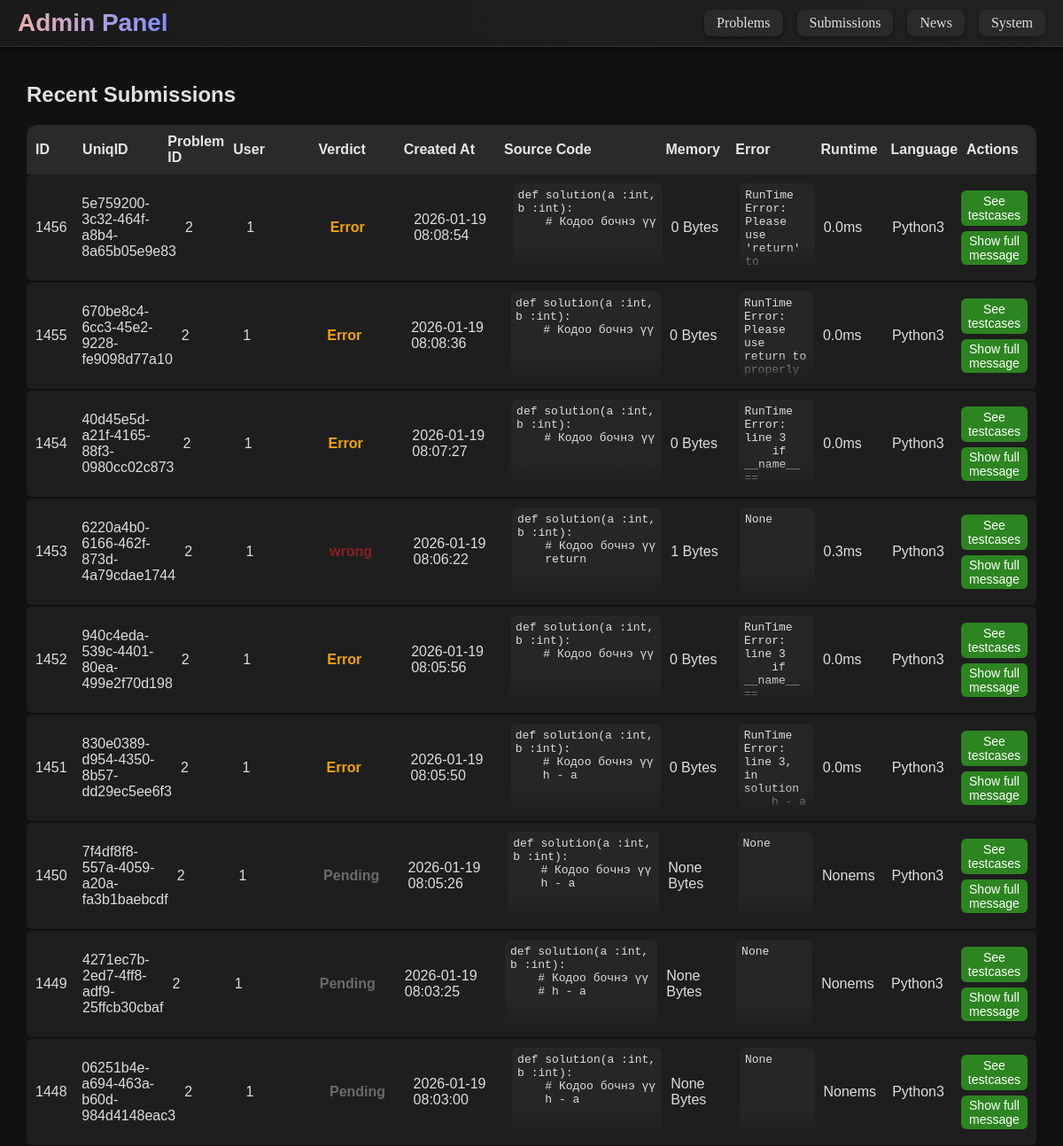
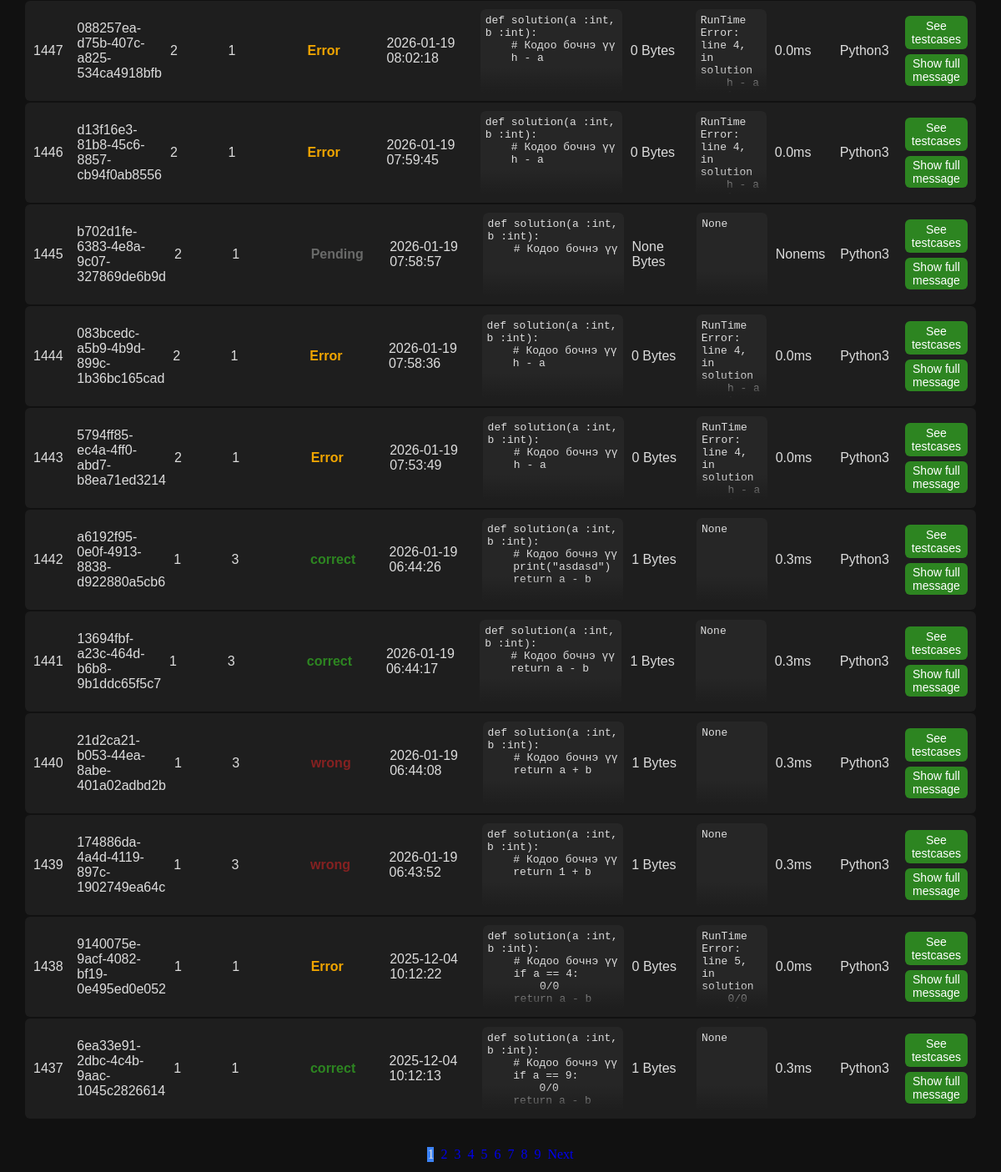
The page /admin/submissions (signed in) on the database its author committed (2 pictures, top to bottom).
### tables this page shows
CREATE TABLE submissions (subID INTEGER PRIMARY KEY AUTOINCREMENT, code TEXT NOT NULL, runtime FLOAT, memory INT, subTime TIMESTAMP DEFAULT CURRENT_TIMESTAMP, status VARCHAR(50) DEFAULT "Pending", problem_id INT NOT NULL REFERENCES problems(problem_id) ON DELETE CASCADE, language VARCHAR(50) DEFAULT "Python3", userID DEFAULT NULL, UniqID varchar(45), error TEXT default None);

### run.py (the view)
@app.route('/admin/submissions')
@admin_required
def adminSubmissions():
    try:
        page = int(request.args.get('page', 1))
    except (ValueError, TypeError):
        page = 1
    try:
        per_page = int(request.args.get('per_page', 20))
    except (ValueError, TypeError):
        per_page = 20
    conn = get_db_connection()
    count_row = conn.execute("SELECT COUNT(*) as cnt FROM submissions").fetchone()
    total = count_row["cnt"] if count_row else 0
    offset = (page - 1) * per_page
    submissions = conn.execute('SELECT * FROM submissions ORDER BY subTime DESC LIMIT ? OFFSET ?', (per_page, offset)).fetchall()
    conn.close()
    submissions = [dict(row) for row in submissions]
    return render_template('admin/adminSub.html', submissions=submissions, page=page, per_page=per_page, total=total)

### run.py (called while the page is built)
def make_user_object(row):
    if not row:
        return None
    user_obj = type("UserObj", (), {})()
    for key in row.keys():
        setattr(user_obj, key, row[key])
    user_obj.get_id = lambda: str(user_obj.id)
    user_obj.is_authenticated = property(lambda self: True)
    user_obj.is_active = property(lambda self: True)
    user_obj.is_anonymous = property(lambda self: False)
    return user_obj

def admin_required(f):
    @wraps(f)
    @login_required
    def decorated_function(*args, **kwargs):
        if not getattr(current_user, "is_admin", 0):
            flash("Admin access only!", "danger")
            return redirect(url_for("index"))
        return f(*args, **kwargs)
    return decorated_function

@app.before_request
def require_admin_for_admin_prefix():
    if request.path.startswith("/admin"):
        if not current_user.is_authenticated:
            return redirect(url_for("login", next=request.path))
        if not getattr(current_user, "is_admin", 0):
            flash("Admin access only!", "danger")
            return redirect(url_for("index"))

def get_db_connection():
    conn = sqlite3.connect(DB_PATH)
    conn.row_factory = sqlite3.Row
    return conn

@login_manager.user_loader
def load_user(user_id):
    conn = get_db_connection()
    row = conn.execute("SELECT * FROM users WHERE id=?", (user_id,)).fetchone()
    conn.close()
    return make_user_object(row)

### templates/admin/adminSub.html (shortened to what this page needs)
{% extends "admin/admin.html" %}
{% block content %}
<div id="submission-container">
    <h2>Recent Submissions</h2>
    <div id="submission-header">
        <div class="sub-ID">ID</div>
        <div class="sub-uniq">UniqID</div>
        <div class="sub-prob">Problem ID</div>
        <div class="sub-user">User</div>
        <div class="sub-verdict">Verdict</div>
        <div class="sub-time">Created At</div>
        <div class="sub-code">Source Code</div>
        <div class="sub-memory">Memory</div>
        <div class="sub-error">Error</div>
        <div class="sub-runtime">Runtime</div>
        <div class="sub-lang">Language</div>
        <div class="sub-tc">Actions</div>
    </div>
    {% for s in submissions %}
    <div class="submission-row" id="row-{{ s.subID }}">
        <div class="sub-ID">{{ s.subID }}</div>
        <div class="sub-uniq">{{ s.UniqID }}</div>
        <div class="sub-prob">{{ s.problem_id }}</div>
        <div class="sub-user">{{ s.userID }}</div>
        <div class="sub-verdict verdict-{{ s.status|lower|replace(' ', '-') }}">{{ s.status }}</div>
        <div class="sub-time">{{ s.subTime }}</div>
        <div class="sub-code">
            <pre>{{ s.code }}</pre>
        </div>
        <div class="sub-memory">{{ s.memory }} Bytes</div>
        <div class="sub-error">
            <pre>{{ s.error }}</pre>
        </div>
        <div class="sub-runtime">{{ s.runtime }}ms</div>
        <div class="sub-lang">{{ s.language }}</div>
        <div>
            <div class="sub-tc"><a href="{{ url_for('admin_SubTC', subId=s.UniqID) }}">See testcases</a></div>
            {% if s.error|length > 10 or s.code|length > 50 %}
            <button class="expand-btn" onclick="toggleDropdown('{{ s.subID }}', this)">Show full message</button>
            {% else %}
            <button class="dis-expand-btn">Show full message</button>
            {% endif %}
        </div>
    </div>
    {% endfor %}
</div>
<div id="sub-pagination">
    {% if total %}
    {% set total_pages = (total // per_page) + (1 if total % per_page else 0) %}
    <div style="display:flex; justify-content:center; gap:8px; padding:12px; flex-wrap:wrap;">
        {% for p in range(1, total_pages+1) %}
        {% if p == page %}
        <span class="add-btn" style="background:#3b82f6;">{{ p }}</span>
        {% else %}
        <a class="add-btn" href="{{ url_for('adminSubmissions') }}?page={{ p }}&per_page={{ per_page }}">{{ p }}</a>
        {% endif %}
        {% endfor %}
        {% if page < total_pages %} <a class="add-btn"
            href="{{ url_for('adminSubmissions') }}?page={{ page+1 }}&per_page={{ per_page }}">Next</a>
            {% endif %}
    </div>
    {% endif %}
</div>
{% endblock %}

### static/style.css (style rules this page uses)
html { scrollbar-color: #6f7dff #0f0f0f; scrollbar-width: thin; }

### templates/admin/adminSub.html (style rules this page uses)
#submission-container { max-width: 95%; margin: 20px auto; font-family: 'Lucida Sans', sans-serif; overflow-x: auto; }
#submission-header { display: grid; grid-template-columns: 0.5fr 1fr 0.7fr 1fr 1fr 1.2fr 2fr 0.8fr 1fr 0.8fr 0.8fr 0.8fr; align-items: center; padding: 10px; gap: 10px; background-color: #2a2a2a; color: #e6e6e6; font-weight: bold; border-radius: 12px 12px 0 0; }
.submission-row { display: grid; grid-template-columns: 0.5fr 1fr 0.7fr 1fr 1fr 1.2fr 2fr 0.8fr 1fr 0.8fr 0.8fr 0.8fr; gap: 10px; background-color: #1e1e1e; color: #ddd; margin-bottom: 2px; border-radius: 6px; padding: 10px; transition: all 0.3s ease; align-items: center; }
.submission-row .sub-code, .submission-row .sub-error { position: relative; max-height: 100px; overflow: hidden; border-radius: 6px; }
.submission-row .sub-code pre, .submission-row .sub-error pre { margin: 0; font-size: 13px; background-color: #262626; padding: 6px; border-radius: 6px; overflow-x: auto; white-space: pre-wrap; word-break: break-word; height: 99999px; }
.submission-row .sub-code::after, .submission-row .sub-error::after { content: ''; position: absolute; bottom: 0; left: 0; width: 100%; height: 30px; background: linear-gradient(to bottom, rgba(30, 30, 30, 0) 0%, rgba(30, 30, 30, 1) 100%); pointer-events: none; }
.verdict-correct { color: #2d8521; font-weight: bold; }
.verdict-wrong { color: #852121; font-weight: bold; }
.verdict-error { color: #f0a500; font-weight: bold; }
.verdict-pending { color: #696a69; font-weight: bold; }
.sub-tc a { background-color: #2d8521; color: #fff; padding: 4px 8px; border-radius: 6px; text-decoration: none; font-size: 14px; display: inline-block; text-align: center; }
.expand-btn { background-color: #2d8521; color: #fff; border: none; border-radius: 6px; padding: 3px 8px; font-size: 14px; cursor: pointer; grid-column: 1 / -1; margin-top: 6px; }

### templates/admin/admin.html (style rules this page uses)
body { background-color: #111111; color: #e0e0e0; margin: 0; }
a { text-decoration: none !important; }

### rows shown on the page
submissions: subID "1456", UniqID "5e759200-3c32-464f-a8b4-8a65b05e9e83", problem_id "2", userID "1", status "Error", subTime "2026-01-19 08:08:54", code "def solution(a :int, b :int): # Кодоо бочнэ үү", memory "0", error "RunTime Error: Please use 'return' to…", runtime "0.0", language "Python3"
submissions: subID "1455", UniqID "670be8c4-6cc3-45e2-9228-fe9098d77a10", problem_id "2", userID "1", status "Error", subTime "2026-01-19 08:08:36", code "def solution(a :int, b :int): # Кодоо бочнэ үү", memory "0", error "RunTime Error: Please use return to properly…", runtime "0.0", language "Python3"
submissions: subID "1454", UniqID "40d45e5d-a21f-4165-88f3-0980cc02c873", problem_id "2", userID "1", status "Error", subTime "2026-01-19 08:07:27", code "def solution(a :int, b :int): # Кодоо бочнэ үү", memory "0", error "RunTime Error: line 3 if __name__ ==…", runtime "0.0", language "Python3"
submissions: subID "1453", UniqID "6220a4b0-6166-462f-873d-4a79cdae1744", problem_id "2", userID "1", status "wrong", subTime "2026-01-19 08:06:22", code "def solution(a :int, b :int): # Кодоо бочнэ үү return", memory "1", error "None", runtime "0.3", language "Python3"
submissions: subID "1452", UniqID "940c4eda-539c-4401-80ea-499e2f70d198", problem_id "2", userID "1", status "Error", subTime "2026-01-19 08:05:56", code "def solution(a :int, b :int): # Кодоо бочнэ үү", memory "0", error "RunTime Error: line 3 if __name__ ==…", runtime "0.0", language "Python3"
submissions: subID "1451", UniqID "830e0389-d954-4350-8b57-dd29ec5ee6f3", problem_id "2", userID "1", status "Error", subTime "2026-01-19 08:05:50", code "def solution(a :int, b :int): # Кодоо бочнэ үү h - a", memory "0", error "RunTime Error: line 3, in solution h - a…", runtime "0.0", language "Python3"
submissions: subID "1450", UniqID "7f4df8f8-557a-4059-a20a-fa3b1baebcdf", problem_id "2", userID "1", status "Pending", subTime "2026-01-19 08:05:26", code "def solution(a :int, b :int): # Кодоо бочнэ үү h - a", memory "None", error "None", runtime "None", language "Python3"
submissions: subID "1449", UniqID "4271ec7b-2ed7-4ff8-adf9-25ffcb30cbaf", problem_id "2", userID "1", status "Pending", subTime "2026-01-19 08:03:25", code "def solution(a :int, b :int): # Кодоо бочнэ үү # h - a", memory "None", error "None", runtime "None", language "Python3"
submissions: subID "1448", UniqID "06251b4e-a694-463a-b60d-984d4148eac3", problem_id "2", userID "1", status "Pending", subTime "2026-01-19 08:03:00", code "def solution(a :int, b :int): # Кодоо бочнэ үү h - a", memory "None", error "None", runtime "None", language "Python3"
submissions: subID "1447", UniqID "088257ea-d75b-407c-a825-534ca4918bfb", problem_id "2", userID "1", status "Error", subTime "2026-01-19 08:02:18", code "def solution(a :int, b :int): # Кодоо бочнэ үү h - a", memory "0", error "RunTime Error: line 4, in solution h - a…", runtime "0.0", language "Python3"
submissions: subID "1446", UniqID "d13f16e3-81b8-45c6-8857-cb94f0ab8556", problem_id "2", userID "1", status "Error", subTime "2026-01-19 07:59:45", code "def solution(a :int, b :int): # Кодоо бочнэ үү h - a", memory "0", error "RunTime Error: line 4, in solution h - a…", runtime "0.0", language "Python3"
submissions: subID "1445", UniqID "b702d1fe-6383-4e8a-9c07-327869de6b9d", problem_id "2", userID "1", status "Pending", subTime "2026-01-19 07:58:57", code "def solution(a :int, b :int): # Кодоо бочнэ үү", memory "None", error "None", runtime "None", language "Python3"
submissions: subID "1444", UniqID "083bcedc-a5b9-4b9d-899c-1b36bc165cad", problem_id "2", userID "1", status "Error", subTime "2026-01-19 07:58:36", code "def solution(a :int, b :int): # Кодоо бочнэ үү h - a", memory "0", error "RunTime Error: line 4, in solution h - a…", runtime "0.0", language "Python3"
submissions: subID "1443", UniqID "5794ff85-ec4a-4ff0-abd7-b8ea71ed3214", problem_id "2", userID "1", status "Error", subTime "2026-01-19 07:53:49", code "def solution(a :int, b :int): # Кодоо бочнэ үү h - a", memory "0", error "RunTime Error: line 4, in solution h - a…", runtime "0.0", language "Python3"
submissions: subID "1442", UniqID "a6192f95-0e0f-4913-8838-d922880a5cb6", problem_id "1", userID "3", status "correct", subTime "2026-01-19 06:44:26", code "def solution(a :int, b :int): # Кодоо бочнэ үү print(\"asdasd\") return a - b", memory "1", error "None", runtime "0.3", language "Python3"
submissions: subID "1441", UniqID "13694fbf-a23c-464d-b6b8-9b1ddc65f5c7", problem_id "1", userID "3", status "correct", subTime "2026-01-19 06:44:17", code "def solution(a :int, b :int): # Кодоо бочнэ үү return a - b", memory "1", error "None", runtime "0.3", language "Python3"
submissions: subID "1440", UniqID "21d2ca21-b053-44ea-8abe-401a02adbd2b", problem_id "1", userID "3", status "wrong", subTime "2026-01-19 06:44:08", code "def solution(a :int, b :int): # Кодоо бочнэ үү return a + b", memory "1", error "None", runtime "0.3", language "Python3"
submissions: subID "1439", UniqID "174886da-4a4d-4119-897c-1902749ea64c", problem_id "1", userID "3", status "wrong", subTime "2026-01-19 06:43:52", code "def solution(a :int, b :int): # Кодоо бочнэ үү return 1 + b", memory "1", error "None", runtime "0.3", language "Python3"
submissions: subID "1438", UniqID "9140075e-9acf-4082-bf19-0e495ed0e052", problem_id "1", userID "1", status "Error", subTime "2025-12-04 10:12:22", code "def solution(a :int, b :int): # Кодоо бочнэ үү if a == 4: 0/0 return a - b", memory "0", error "RunTime Error: line 5, in solution 0/0…", runtime "0.0", language "Python3"
submissions: subID "1437", UniqID "6ea33e91-2dbc-4c4b-9aac-1045c2826614", problem_id "1", userID "1", status "correct", subTime "2025-12-04 10:12:13", code "def solution(a :int, b :int): # Кодоо бочнэ үү if a == 9: 0/0 return a - b", memory "1", error "None", runtime "0.3", language "Python3"

### other values the page prints
{{ p }} "1"
